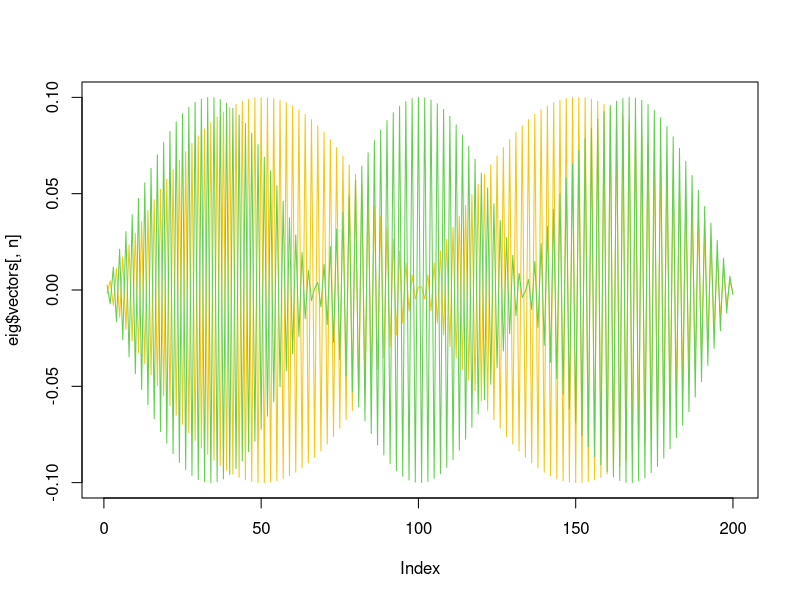

This chart was generated by the following R code:
#' This script shows that the eigenvectors of a Toeplitz matrix have a Fourier basis structure under t-distribution
#' assumptions, as described in A. Meucci, "Risk and Asset Allocation", Springer, 2005,  Chapter 3.
#'
#' @references
#' A. Meucci - "Exercises in Advanced Risk and Portfolio Management" \url{http://symmys.com/node/170},
#' "E 130 – Eigenvectors for Toeplitz structure".
#'
#' See Meucci's script for "S_Toeplitz.R"
#'
#' @author Xavier Valls \email{flamejat@@gmail.com}


###############################################################################################################
### Inputs

N = 200; # dimension of the matrix
Decay = 0.9; # decay factor

###############################################################################################################
T = diag( 1, N);
for( n in 1 : (N - 1) )
{

    T = T + Decay^n * ( cbind(  matrix( 0, N, N -( N-n ) ), diag( 1, N , N-n) ) +
      cbind( rbind( matrix(0, N-(N-n), N-n ), diag( 1, N-n)), matrix(0, N, N-(N-n) ) )) ;

}
eig = eigen( T );

###############################################################################################################

#R sorts the eigen vectors, so the results aren't going to be exactly the same as in MATLAB

dev.new();
plot( eig$vectors[ , n ], type = "l", col = runif(1)*100 );
lines( eig$vectors[ , n-1 ], type = "l", col = runif(1)*100 );
